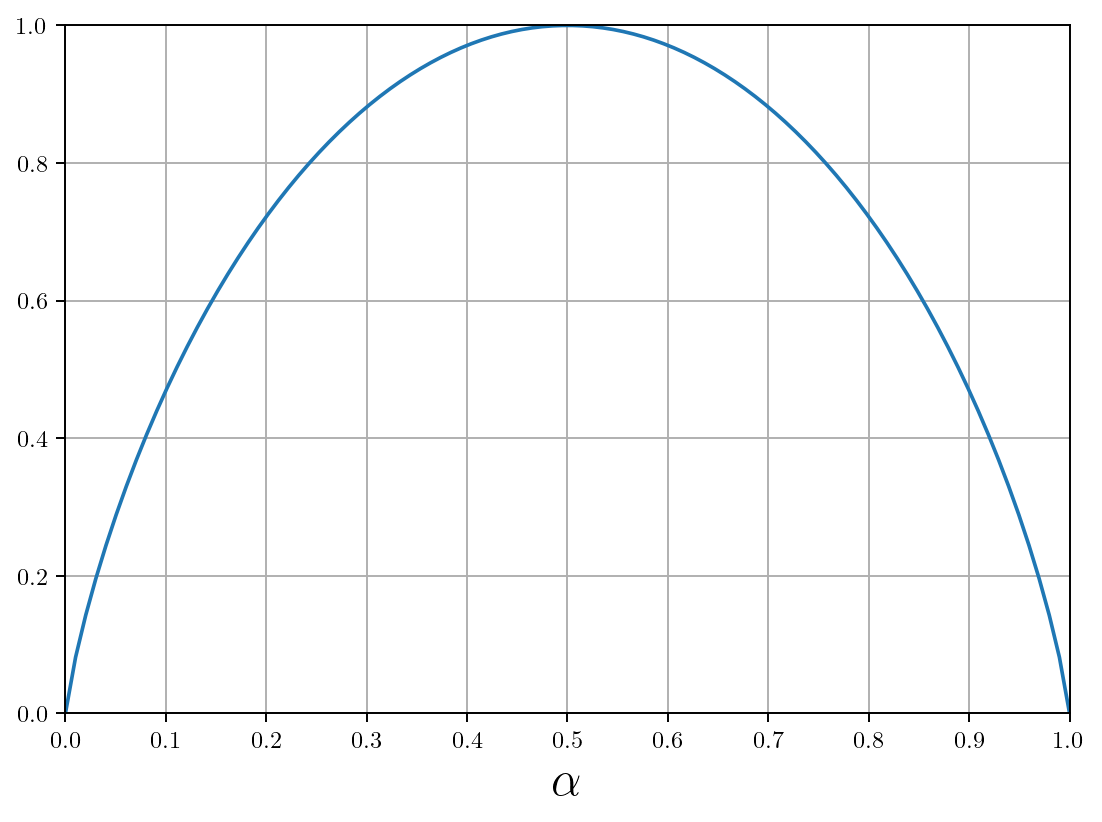

Write the Python code that produced this figure.
#
import numpy as np
np.set_printoptions( suppress=True )
from matplotlib import pyplot as plt
plt.ion()
plt.rcParams['text.usetex'] = True


#
def saveFigure( fig, fileName, useFullScreen=False ):
    plt.figure( fig )
    fig.show()
    if useFullScreen: plt.get_current_fig_manager().window.showMaximized()
    plt.pause(.1)  
    plt.savefig( fileName, bbox_inches='tight', dpi=fig.dpi )

#
alphas = np.linspace( 0, 1, 100 )
fig, ax = plt.subplots()
eps = np.finfo(np.float64).eps
ax.plot( alphas, 
         -alphas * np.log( alphas + eps ) / np.log( 2 ) - (1-alphas) * np.log( 1-alphas + eps ) / np.log(2) 
       )
ax.grid()
ax.set_xlabel( r"$\alpha$", fontsize=20 )
ax.set_xticks( np.arange( 0, 1.1, .1 ) )
ax.set_xlim( 0, 1 )
ax.set_ylim( 0, 1 )

fig.tight_layout()
saveFigure( fig, "entropy.png" )

